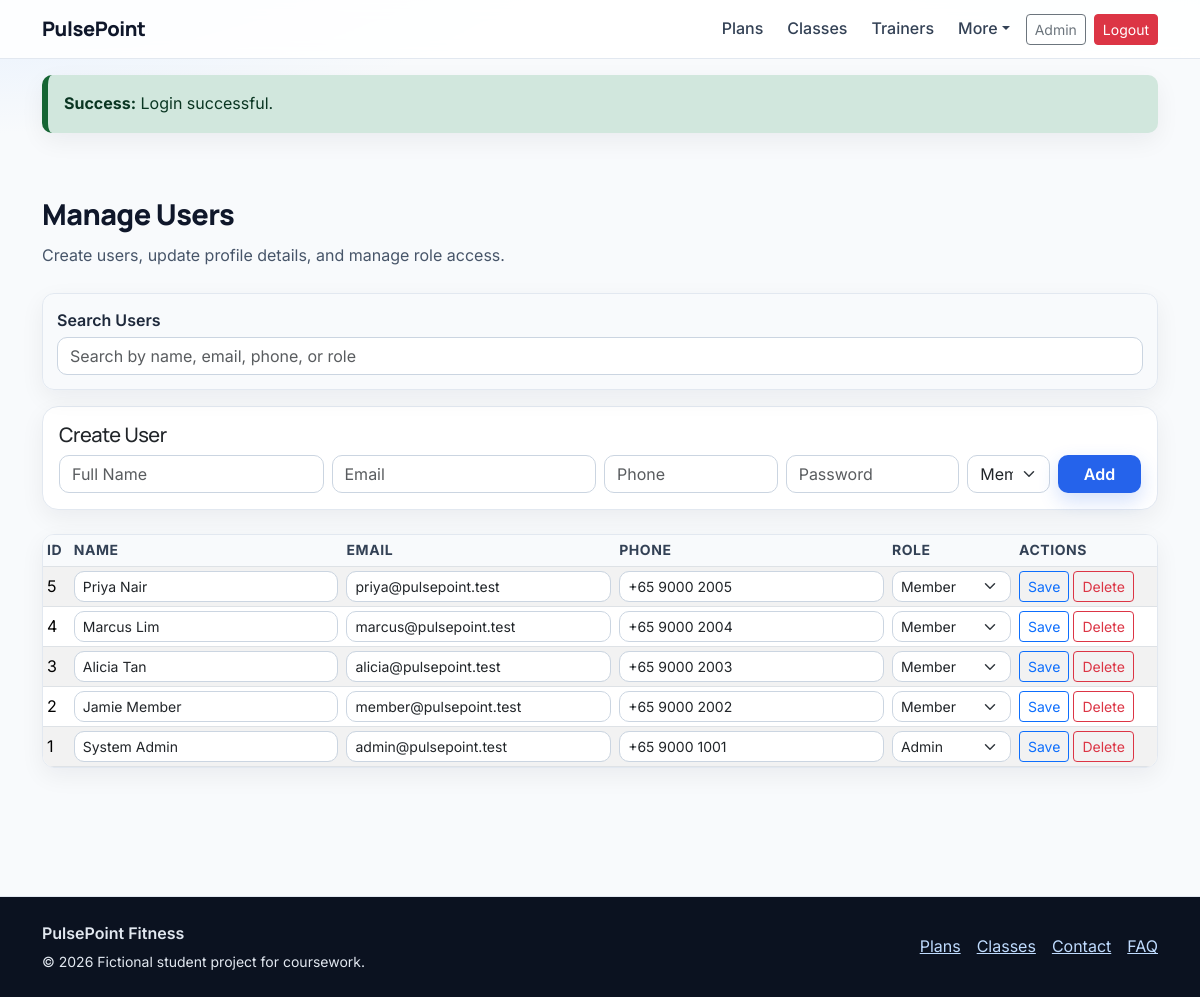
Page /admin/users (signed in) on the committed database.
### tables this page shows
CREATE TABLE users (
  id INT AUTO_INCREMENT PRIMARY KEY,
  role_id INT NOT NULL,
  full_name VARCHAR(120) NOT NULL,
  email VARCHAR(150) NOT NULL UNIQUE,
  password_hash VARCHAR(255) NOT NULL,
  phone VARCHAR(30) DEFAULT NULL,
  created_at TIMESTAMP DEFAULT CURRENT_TIMESTAMP,
  updated_at TIMESTAMP DEFAULT CURRENT_TIMESTAMP ON UPDATE CURRENT_TIMESTAMP,
  CONSTRAINT fk_users_role FOREIGN KEY (role_id) REFERENCES roles(id)
);

### app/Core/helpers.php (called while the page is built, shortened)
<?php
function view(string $template, array $data = [], string $layout = 'main'): void
{
    extract($data, EXTR_SKIP);
    $viewPath = __DIR__ . '/../Views/' . $template . '.php';
    require $viewPath;
}
function e(?string $value): string
{
    return htmlspecialchars((string) $value, ENT_QUOTES, 'UTF-8');
}

### app/Core/Controller.php (called while the page is built, shortened)
<?php
class Controller
{
    protected function render(string $view, array $data = [], string $layout = 'main'): void
    {
        view($view, $data, $layout);
    }
}

### app/Controllers/AdminController.php (called while the page is built, shortened)
<?php
class AdminController extends Controller
{
    public function users(): void
    {
        $userModel = new UserModel();
        $this->render('admin/users', ['title' => 'Manage Users', 'users' => $userModel->allWithRole()]);
    }
}

### public/index.php (called while the page is built, shortened)
<?php
$uri = parse_url($_SERVER['REQUEST_URI'] ?? '/', PHP_URL_PATH) ?: '/';
$method = $_SERVER['REQUEST_METHOD'] ?? 'GET';
$routes = config('routes');
$matched = null;
foreach ($routes as $route) {
    [$routeMethod, $routePath, $controllerName, $action, $middleware] = $route;
    if ($method === $routeMethod && $uri === $routePath) {
        $matched = $route;
        break;
    }
}
[, , $controllerName, $action, $middleware] = $matched;
$controller = new $controllerClass();
$controller->$action();

### app/Models/BaseModel.php (called while the page is built, shortened)
<?php
abstract class BaseModel
{
    public function __construct()
    {
        $this->db = Database::connection();
    }
}

### app/Core/Database.php (called while the page is built, shortened)
<?php
class Database
{
    private static ?PDO $pdo = null;
    public static function connection(): PDO
    {
        if (self::$pdo !== null) {
            return self::$pdo;
        }
        $db = config('database');
        $dsn = sprintf(
            'mysql:host=%s;port=%d;dbname=%s;charset=%s',
            $db['host'],
            $db['port'],
            $db['name'],
            $db['charset']
        );
        try {
            self::$pdo = new PDO($dsn, $db['user'], $db['pass'], [
                PDO::ATTR_ERRMODE => PDO::ERRMODE_EXCEPTION,
                PDO::ATTR_DEFAULT_FETCH_MODE => PDO::FETCH_ASSOC,
                PDO::ATTR_EMULATE_PREPARES => false,
            ]);
        } catch (PDOException $e) {
            http_response_code(500);
            error_log('Database connection failed: ' . $e->getMessage());
            $app = config('app');
            if (($app['debug'] ?? false) === true) {
                exit('Database connection failed: ' . $e->getMessage());
            }
            exit('Database connection failed.');
        }
        return self::$pdo;
    }
}

### app/Models/UserModel.php (called while the page is built, shortened)
<?php
class UserModel extends BaseModel
{
    public function allWithRole(): array
    {
        $stmt = $this->db->query('SELECT u.id, u.full_name, u.email, u.phone, r.name AS role_name, u.created_at FROM users u JOIN roles r ON r.id = u.role_id ORDER BY u.id DESC');
        return $stmt->fetchAll();
    }
}

### app/Views/admin/users.php (the view, shortened to what this page needs)
<section class="container page-shell">
  <h1 class="section-title">Manage Users</h1>
  <p class="section-subtitle">Create users, update profile details, and manage role access.</p>
  <div class="admin-toolbar">
    <label for="users-filter" class="form-label mb-1">Search Users</label>
    <input id="users-filter" type="search" class="form-control" placeholder="Search by name, email, phone, or role" data-table-filter="#users-table">
  </div>
  <form action="/admin/users/create" method="post" class="card p-3 mb-4">
    <h2 class="h5">Create User</h2>
    <div class="row g-2">
      <div class="col-md-3"><input class="form-control" name="full_name" placeholder="Full Name" required></div>
      <div class="col-md-3"><input type="email" class="form-control" name="email" placeholder="Email" required></div>
      <div class="col-md-2"><input class="form-control" name="phone" placeholder="Phone"></div>
      <div class="col-md-2"><input type="password" class="form-control" name="password" placeholder="Password" required></div>
      <div class="col-md-1"><select name="role_id" class="form-select"><option value="2">Member</option><option value="1">Admin</option></select></div>
      <div class="col-md-1"><button class="btn btn-brand w-100" type="submit">Add</button></div>
    </div>
  </form>
  <?php if (empty($users)): ?>
    <div class="empty-state">No users found.</div>
  <?php else: ?>
    <div class="table-responsive">
      <table id="users-table" class="table table-striped table-sm align-middle">
        <thead><tr><th>ID</th><th>Name</th><th>Email</th><th>Phone</th><th>Role</th><th>Actions</th></tr></thead>
        <tbody>
          <?php foreach ($users as $u): ?>
            <tr>
              <form action="/admin/users/update" method="post">
                <td><?= (int)$u['id'] ?><input type="hidden" name="id" value="<?= (int)$u['id'] ?>"></td>
                <td><input class="form-control form-control-sm" name="full_name" value="<?= e($u['full_name']) ?>" required></td>
                <td><input class="form-control form-control-sm" name="email" value="<?= e($u['email']) ?>" required></td>
                <td><input class="form-control form-control-sm" name="phone" value="<?= e($u['phone']) ?>"></td>
                <td><select name="role_id" class="form-select form-select-sm"><option value="1" <?= $u['role_name']==='admin'?'selected':'' ?>>Admin</option><option value="2" <?= $u['role_name']==='member'?'selected':'' ?>>Member</option></select></td>
                <td class="d-flex gap-1">
                  <button class="btn btn-sm btn-outline-primary" type="submit">Save</button>
              </form>
              <form action="/admin/users/delete" method="post">
                <button class="btn btn-sm btn-outline-danger" type="submit">Delete</button>
              </form>
            </tr>
          <?php endforeach; ?>
        </tbody>
      </table>
    </div>
  <?php endif; ?>
</section>

### public/assets/css/styles.css (style rules this page uses)
:root { --pp-bg: #f8fafc; --pp-bg-soft: #f1f5f9; --pp-surface: #ffffff; --pp-surface-alt: #f8fafc; --pp-text: #0f172a; --pp-muted: #475569; --pp-border: #e2e8f0; --pp-primary: #2563eb; --pp-primary-strong: #1d4ed8; --pp-accent: #0f766e; --pp-danger: #b91c1c; --pp-success: #166534; --pp-warning: #854d0e; --pp-focus: #0ea5e9; --pp-shadow-1: 0 8px 24px rgba(15, 23, 42, 0.06); --pp-shadow-2: 0 16px 40px rgba(15, 23, 42, 0.1); --pp-radius-lg: 16px; --pp-radius-md: 12px; --pp-radius-sm: 10px; --pp-space-1: 0.25rem; --pp-space-2: 0.5rem; --pp-space-3: 0.75rem; --pp-space-4: 1rem; --pp-space-5: 1.5rem; --pp-space-6: 2rem; --pp-space-7: 3rem; --pp-space-8: 4rem; }
* { box-sizing: border-box; }
html { font-size: 16px; scroll-behavior: smooth; }
body { font-family: "Inter", "Segoe UI", Tahoma, sans-serif; color: var(--pp-text); line-height: 1.6; background: radial-gradient(1000px 360px at -5% -10%, #dbeafe 0%, transparent 65%), radial-gradient(1000px 400px at 110% -20%, #ccfbf1 0%, transparent 65%), var(--pp-bg); }
h1, h2, h3, h4, h5, h6, .section-title, .navbar-brand { font-family: "Manrope", "Segoe UI", Tahoma, sans-serif; letter-spacing: -0.02em; }
.page-shell { padding-block: var(--pp-space-7); }
.section-title { font-size: clamp(1.55rem, 2.4vw, 2.3rem); font-weight: 800; margin-bottom: var(--pp-space-3); }
.section-subtitle { color: var(--pp-muted); max-width: 62ch; margin-bottom: var(--pp-space-5); }
.btn-brand { background: var(--pp-primary); color: #fff; border: 1px solid transparent; border-radius: var(--pp-radius-sm); box-shadow: 0 8px 20px rgba(37, 99, 235, 0.2); font-weight: 600; }
.card, .surface-card { border-radius: var(--pp-radius-lg); border: 1px solid var(--pp-border); box-shadow: var(--pp-shadow-1); background: var(--pp-surface); }
.form-label { font-weight: 600; color: #1e293b; }
.form-control, .form-select { border-color: #cbd5e1; border-radius: var(--pp-radius-sm); }
.table { margin-bottom: 0; }
.table th { white-space: nowrap; font-size: 0.875rem; text-transform: uppercase; letter-spacing: 0.04em; color: #334155; }
.table td { vertical-align: middle; }
.table-responsive { border: 1px solid var(--pp-border); border-radius: var(--pp-radius-md); background: var(--pp-surface); box-shadow: var(--pp-shadow-1); }
.table-responsive thead th { position: sticky; top: 0; z-index: 1; background: #f8fafc; }
.admin-toolbar { position: sticky; top: 72px; z-index: 90; background: rgba(248, 250, 252, 0.96); backdrop-filter: blur(6px); border: 1px solid var(--pp-border); border-radius: var(--pp-radius-md); box-shadow: var(--pp-shadow-1); padding: 0.875rem; margin-bottom: 1rem; }
.pp-fade-in { animation: ppFadeIn 260ms ease-out; }

### rows in the picture
users: id "5", full_name "Priya Nair", email "priya@pulsepoint.test", phone "+65 9000 2005"
users: id "4", full_name "Marcus Lim", email "marcus@pulsepoint.test", phone "+65 9000 2004"
users: id "3", full_name "Alicia Tan", email "alicia@pulsepoint.test", phone "+65 9000 2003"
users: id "2", full_name "Jamie Member", email "member@pulsepoint.test", phone "+65 9000 2002"
users: id "1", full_name "System Admin", email "admin@pulsepoint.test", phone "+65 9000 1001"

### other values in the picture
$msg "Login successful."
